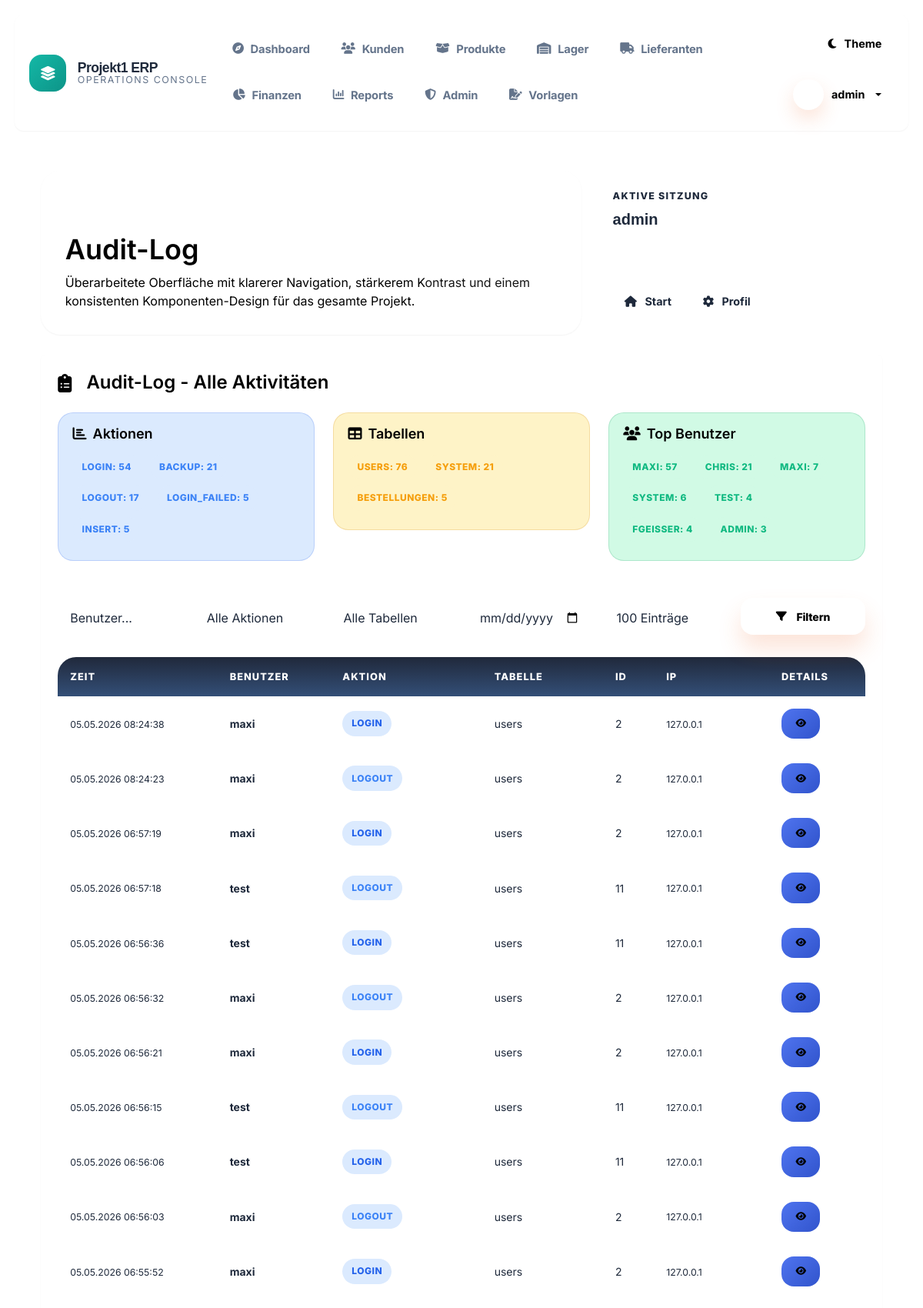
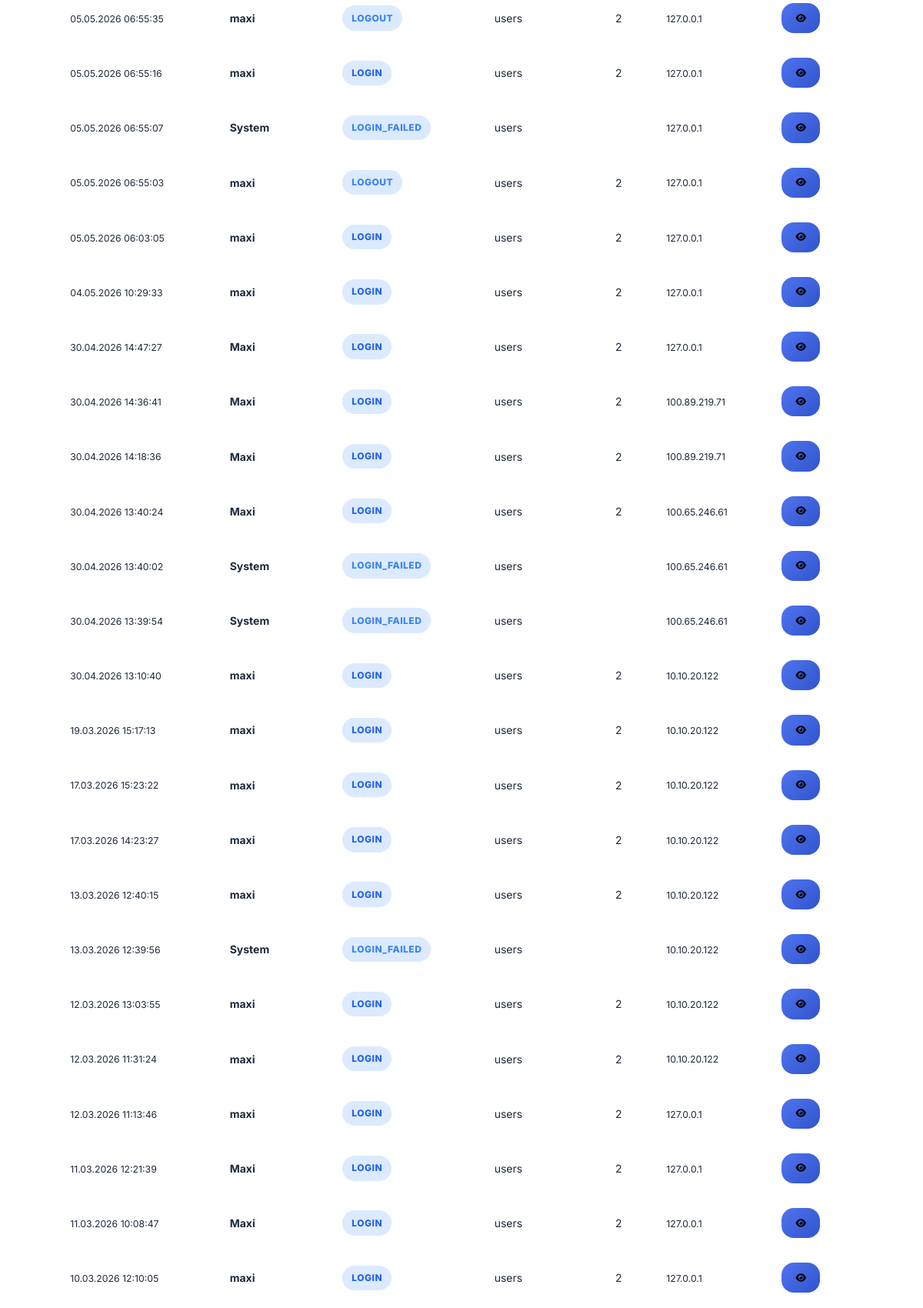
Page /audit_log_viewer.php (signed in, upper part) on the committed database (2 pictures, top to bottom).
### tables this page shows
CREATE TABLE audit_log (
    id INTEGER PRIMARY KEY AUTOINCREMENT,
    user_id INTEGER,
    username TEXT,
    action TEXT NOT NULL,
    table_name TEXT NOT NULL,
    record_id INTEGER,
    old_value TEXT,
    new_value TEXT,
    ip_address TEXT,
    user_agent TEXT,
    timestamp DATETIME DEFAULT CURRENT_TIMESTAMP
);

### audit_log_viewer.php (the view, shortened to what this page needs)
<?php
require_once 'db_connection.php';
$filter_user = $_GET['user'] ?? '';
$filter_date = $_GET['date'] ?? '';
$limit = $_GET['limit'] ?? 100;
$where = [];
$params = [];
$where_sql = !empty($where) ? "WHERE " . implode(" AND ", $where) : "";
$stmt = $PDO->prepare("SELECT * FROM audit_log $where_sql ORDER BY timestamp DESC LIMIT ?");
$params[] = (int)$limit;
$stmt->execute($params);
$logs = $stmt->fetchAll();
$stmt = $PDO->query("SELECT action, COUNT(*) as cnt FROM audit_log GROUP BY action ORDER BY cnt DESC");
$action_stats = $stmt->fetchAll();
$stmt = $PDO->query("SELECT table_name, COUNT(*) as cnt FROM audit_log GROUP BY table_name ORDER BY cnt DESC");
$table_stats = $stmt->fetchAll();
$stmt = $PDO->query("SELECT username, COUNT(*) as cnt FROM audit_log GROUP BY username ORDER BY cnt DESC LIMIT 10");
$user_stats = $stmt->fetchAll();
include 'includes/header.php';
?>
<div class="dashboard-card">
    <h2 class="section-title mb-4">
        <i class="fas fa-clipboard-list me-2"></i>Audit-Log - Alle Aktivitäten
    </h2>
    <div class="row mb-4">
        <div class="col-md-4">
            <div class="alert alert-info">
                <h5><i class="fas fa-chart-bar me-2"></i>Aktionen</h5>
                <?php foreach ($action_stats as $stat): ?>
                    <span class="status-badge badge-info me-2 mb-2">
                        <?= htmlspecialchars($stat['action']) ?>: <?= $stat['cnt'] ?>
                    </span>
                <?php endforeach; ?>
            </div>
        </div>
        <div class="col-md-4">
            <div class="alert alert-warning">
                <h5><i class="fas fa-table me-2"></i>Tabellen</h5>
                <?php foreach ($table_stats as $stat): ?>
                    <span class="status-badge badge-warning me-2 mb-2">
                        <?= htmlspecialchars($stat['table_name']) ?>: <?= $stat['cnt'] ?>
                    </span>
                <?php endforeach; ?>
            </div>
        </div>
        <div class="col-md-4">
            <div class="alert alert-success">
                <h5><i class="fas fa-users me-2"></i>Top Benutzer</h5>
                <?php foreach ($user_stats as $stat): ?>
                    <span class="status-badge badge-success me-2 mb-2">
                        <?= htmlspecialchars($stat['username']) ?>: <?= $stat['cnt'] ?>
                    </span>
                <?php endforeach; ?>
            </div>
        </div>
    </div>
    <form method="GET" class="row g-3 mb-4">
        <div class="col-md-2">
            <input type="text" name="user" class="form-control" placeholder="Benutzer..." value="<?= htmlspecialchars($filter_user) ?>">
        </div>
        <div class="col-md-2">
            <select name="action" class="form-select">
                <option value="">Alle Aktionen</option>
            </select>
        </div>
        <div class="col-md-2">
            <select name="table" class="form-select">
                <option value="">Alle Tabellen</option>
            </select>
        </div>
        <div class="col-md-2">
            <input type="date" name="date" class="form-control" value="<?= htmlspecialchars($filter_date) ?>">
        </div>
        <div class="col-md-2">
            <select name="limit" class="form-select">
                <option value="100" <?= $limit == 100 ? 'selected' : '' ?>>100 Einträge</option>
            </select>
        </div>
        <div class="col-md-2">
            <button type="submit" class="btn-primary-modern action-btn w-100">
                <i class="fas fa-filter me-1"></i>Filtern
            </button>
        </div>
    </form>
    <div class="modern-table">
        <table class="table">
            <thead>
                <tr>
                    <th>Zeit</th>
                    <th>Benutzer</th>
                    <th>Aktion</th>
                    <th>Tabelle</th>
                    <th>ID</th>
                    <th>IP</th>
                    <th>Details</th>
                </tr>
            </thead>
            <tbody>
                <?php foreach ($logs as $log): ?>
                <tr>
                    <td><small><?= date('d.m.Y H:i:s', strtotime($log['timestamp'])) ?></small></td>
                    <td><strong><?= htmlspecialchars($log['username']) ?></strong></td>
                    <td>
                        <?php
                        $badge_class = 'badge-info';
                        if ($log['action'] === 'DELETE') $badge_class = 'badge-danger';
                        elseif ($log['action'] === 'INSERT') $badge_class = 'badge-success';
                        elseif ($log['action'] === 'LOGIN') $badge_class = 'badge-primary';
                        elseif ($log['action'] === 'BACKUP') $badge_class = 'badge-warning';
                        ?>
                        <span class="status-badge <?= $badge_class ?>">
                            <?= htmlspecialchars($log['action']) ?>
                        </span>
                    </td>
                    <td><?= htmlspecialchars($log['table_name']) ?></td>
                    <td><?= htmlspecialchars($log['record_id']) ?></td>
                    <td><small><?= htmlspecialchars($log['ip_address']) ?></small></td>
                    <td>
                        <?php if ($log['new_value']): ?>
                            <button class="btn btn-sm btn-info" onclick="alert('<?= htmlspecialchars(substr($log['new_value'], 0, 100)) ?>')">
                                <i class="fas fa-eye"></i>
                            </button>
                        <?php endif; ?>
                    </td>
                </tr>
                <?php endforeach; ?>
            </tbody>
        </table>
    </div>
</div>
<?php include 'includes/footer.php'; ?>

### assets/css/global.css (style rules this page uses)
.table-responsive, .modern-table { scrollbar-width: thin; }
[data-theme="light"] .btn, [data-theme="light"] .action-btn, [data-theme="light"] button, [data-theme="light"] .btn-primary, [data-theme="light"] .btn-success, [data-theme="light"] .card, [data-theme="light"] .info-box, [data-theme="light"] h1, h2, h3, h4, h5, [data-theme="light"] p, [data-theme="light"] .text { color: #000 !important; }
.fa, .fas, .far, .fab { text-rendering: auto; -webkit-font-smoothing: antialiased; }

### rows in the picture
audit_log: timestamp "05.05.2026 08:24:38", username "maxi", action "LOGIN", table_name "users", record "2", ip_address "127.0.0.1"
audit_log: timestamp "05.05.2026 08:24:23", username "maxi", action "LOGOUT", table_name "users", record "2", ip_address "127.0.0.1"
audit_log: timestamp "05.05.2026 06:57:19", username "maxi", action "LOGIN", table_name "users", record "2", ip_address "127.0.0.1"
audit_log: timestamp "05.05.2026 06:57:18", username "test", action "LOGOUT", table_name "users", record "11", ip_address "127.0.0.1"
audit_log: timestamp "05.05.2026 06:56:36", username "test", action "LOGIN", table_name "users", record "11", ip_address "127.0.0.1"
audit_log: timestamp "05.05.2026 06:56:32", username "maxi", action "LOGOUT", table_name "users", record "2", ip_address "127.0.0.1"
audit_log: timestamp "05.05.2026 06:56:21", username "maxi", action "LOGIN", table_name "users", record "2", ip_address "127.0.0.1"
audit_log: timestamp "05.05.2026 06:56:15", username "test", action "LOGOUT", table_name "users", record "11", ip_address "127.0.0.1"
audit_log: timestamp "05.05.2026 06:56:06", username "test", action "LOGIN", table_name "users", record "11", ip_address "127.0.0.1"
audit_log: timestamp "05.05.2026 06:56:03", username "maxi", action "LOGOUT", table_name "users", record "2", ip_address "127.0.0.1"
audit_log: timestamp "05.05.2026 06:55:52", username "maxi", action "LOGIN", table_name "users", record "2", ip_address "127.0.0.1"
audit_log: timestamp "05.05.2026 06:55:35", username "maxi", action "LOGOUT", table_name "users", record "2", ip_address "127.0.0.1"
audit_log: timestamp "05.05.2026 06:55:16", username "maxi", action "LOGIN", table_name "users", record "2", ip_address "127.0.0.1"
audit_log: timestamp "05.05.2026 06:55:07", username "System", action "LOGIN_FAILED", table_name "users", ip_address "127.0.0.1"
audit_log: timestamp "05.05.2026 06:55:03", username "maxi", action "LOGOUT", table_name "users", record "2", ip_address "127.0.0.1"
audit_log: timestamp "05.05.2026 06:03:05", username "maxi", action "LOGIN", table_name "users", record "2", ip_address "127.0.0.1"
audit_log: timestamp "04.05.2026 10:29:33", username "maxi", action "LOGIN", table_name "users", record "2", ip_address "127.0.0.1"
audit_log: timestamp "30.04.2026 14:47:27", username "Maxi", action "LOGIN", table_name "users", record "2", ip_address "127.0.0.1"
audit_log: timestamp "30.04.2026 14:36:41", username "Maxi", action "LOGIN", table_name "users", record "2", ip_address "100.89.219.71"
audit_log: timestamp "30.04.2026 14:18:36", username "Maxi", action "LOGIN", table_name "users", record "2", ip_address "100.89.219.71"
audit_log: timestamp "30.04.2026 13:40:24", username "Maxi", action "LOGIN", table_name "users", record "2", ip_address "100.65.246.61"
audit_log: timestamp "30.04.2026 13:40:02", username "System", action "LOGIN_FAILED", table_name "users", ip_address "100.65.246.61"
audit_log: timestamp "30.04.2026 13:39:54", username "System", action "LOGIN_FAILED", table_name "users", ip_address "100.65.246.61"
audit_log: timestamp "30.04.2026 13:10:40", username "maxi", action "LOGIN", table_name "users", record "2", ip_address "10.10.20.122"
audit_log: timestamp "19.03.2026 15:17:13", username "maxi", action "LOGIN", table_name "users", record "2", ip_address "10.10.20.122"
audit_log: timestamp "17.03.2026 15:23:22", username "maxi", action "LOGIN", table_name "users", record "2", ip_address "10.10.20.122"
audit_log: timestamp "17.03.2026 14:23:27", username "maxi", action "LOGIN", table_name "users", record "2", ip_address "10.10.20.122"
audit_log: timestamp "13.03.2026 12:40:15", username "maxi", action "LOGIN", table_name "users", record "2", ip_address "10.10.20.122"
audit_log: timestamp "13.03.2026 12:39:56", username "System", action "LOGIN_FAILED", table_name "users", ip_address "10.10.20.122"
audit_log: timestamp "12.03.2026 13:03:55", username "maxi", action "LOGIN", table_name "users", record "2", ip_address "10.10.20.122"
audit_log: timestamp "12.03.2026 11:31:24", username "maxi", action "LOGIN", table_name "users", record "2", ip_address "10.10.20.122"
audit_log: timestamp "12.03.2026 11:13:46", username "maxi", action "LOGIN", table_name "users", record "2", ip_address "127.0.0.1"
audit_log: timestamp "11.03.2026 12:21:39", username "Maxi", action "LOGIN", table_name "users", record "2", ip_address "127.0.0.1"
audit_log: timestamp "11.03.2026 10:08:47", username "Maxi", action "LOGIN", table_name "users", record "2", ip_address "127.0.0.1"
audit_log: timestamp "10.03.2026 12:10:05", username "maxi", action "LOGIN", table_name "users", record "2", ip_address "127.0.0.1"

### other values in the picture
$item['label'] "Dashboard"
$item['label'] "Kunden"
$item['label'] "Produkte"
$item['label'] "Lager"
$item['label'] "Lieferanten"
$item['label'] "Finanzen"
$item['label'] "Reports"
$item['label'] "Admin"
$item['label'] "Vorlagen"
$username "admin"
$page_title "Audit-Log"
$aside_label "AKTIVE SITZUNG"
$aside_value "admin"
$stat['action'] "LOGIN"
$stat['cnt'] "54"
